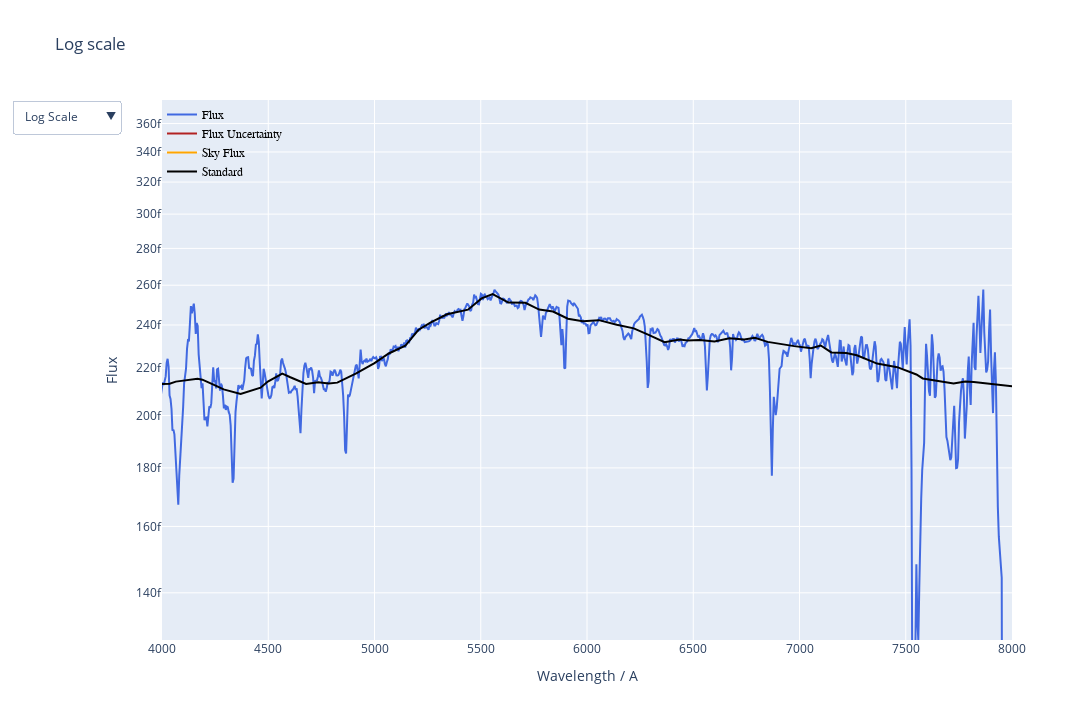

Notebook code cell kept with this figure:
### Code cell
lhs6328_onedspec.inspect_reduced_spectrum(stype='standard')

### Figure 1 — Plotly figure (JSON) as saved in the notebook; plotly's stock layout.template omitted (floating-point values rounded to 4 significant figures; data arrays with more than 128 entries replaced by an {"elided": "..."} marker saying what was removed)
{"data": [{"line": {"color": "royalblue"}, "name": "Flux", "type": "scatter", "x": {"elided": "1002 float values"}, "y": {"elided": "1002 float values"}}, {"line": {"color": "firebrick"}, "name": "Flux Uncertainty", "type": "scatter", "x": {"elided": "1002 float values"}, "y": {"elided": "1002 float values"}}, {"line": {"color": "orange"}, "name": "Sky Flux", "type": "scatter", "x": {"elided": "1002 float values"}, "y": {"elided": "1002 float values"}}, {"line": {"color": "black"}, "name": "Standard", "type": "scatter", "x": [3200, 3250, 3300, 3350, 3400, 3450, 3500, 3571, 3636, 3704, 3760, 3816, 3862, 3945, 4000, 4036, 4065, 4167, 4190, 4255, 4290, 4370, 4464, 4498, 4566, 4604, 4678, 4735, 4785, 4825, 4914, 5000, 5067, 5145, 5206, 5263, 5341, 5440, 5504, 5556, 5630, 5710, 5775, 5840, 5910, 5980, 6056, 6140, 6220, 6290, 6365, 6436, 6473, 6530, 6600, 6670, 6740, 6790, 6850, 6975, 7055, 7100, 7150, 7220, 7270, 7365, 7460, 7550, 7580, 7725, 7780, 7820, 7910, 8000, 8090, 8210, 8260, 8370], "y": [1.716e-13, 1.758e-13, 1.905e-13, 1.882e-13, 1.914e-13, 1.893e-13, 1.926e-13, 1.902e-13, 1.904e-13, 1.903e-13, 2.007e-13, 2.116e-13, 2.184e-13, 2.151e-13, 2.132e-13, 2.133e-13, 2.141e-13, 2.154e-13, 2.15e-13, 2.123e-13, 2.108e-13, 2.089e-13, 2.115e-13, 2.142e-13, 2.176e-13, 2.16e-13, 2.132e-13, 2.139e-13, 2.133e-13, 2.137e-13, 2.177e-13, 2.223e-13, 2.266e-13, 2.302e-13, 2.376e-13, 2.412e-13, 2.452e-13, 2.475e-13, 2.532e-13, 2.554e-13, 2.511e-13, 2.509e-13, 2.476e-13, 2.466e-13, 2.43e-13, 2.418e-13, 2.424e-13, 2.402e-13, 2.384e-13, 2.352e-13, 2.319e-13, 2.331e-13, 2.326e-13, 2.328e-13, 2.321e-13, 2.337e-13, 2.331e-13, 2.339e-13, 2.32e-13, 2.3e-13, 2.29e-13, 2.303e-13, 2.271e-13, 2.269e-13, 2.258e-13, 2.221e-13, 2.205e-13, 2.172e-13, 2.155e-13, 2.133e-13, 2.142e-13, 2.14e-13, 2.13e-13, 2.121e-13, 2.113e-13, 2.052e-13, 2.027e-13, 2.011e-13]}], "layout": {"autosize": false, "height": 720, "hovermode": "closest", "legend": {"bgcolor": "rgba(0,0,0,0)", "font": {"color": "black", "family": "sans-serif", "size": 12}, "traceorder": "normal", "x": 0, "y": 1}, "showlegend": true, "title": {"text": "Log scale"}, "updatemenus": [{"active": 0, "buttons": [{"args": [{"visible": [true, true]}, {"title": "Log scale", "yaxis": {"type": "log"}}], "label": "Log Scale", "method": "update"}, {"args": [{"visible": [true, false]}, {"title": "Linear scale", "yaxis": {"type": "linear"}}], "label": "Linear Scale", "method": "update"}]}], "width": 1280, "xaxis": {"range": [4000, 8000], "title": {"text": "Wavelength / A"}}, "yaxis": {"range": [-12.9, -12.42], "title": {"text": "Flux"}, "type": "log"}}}
